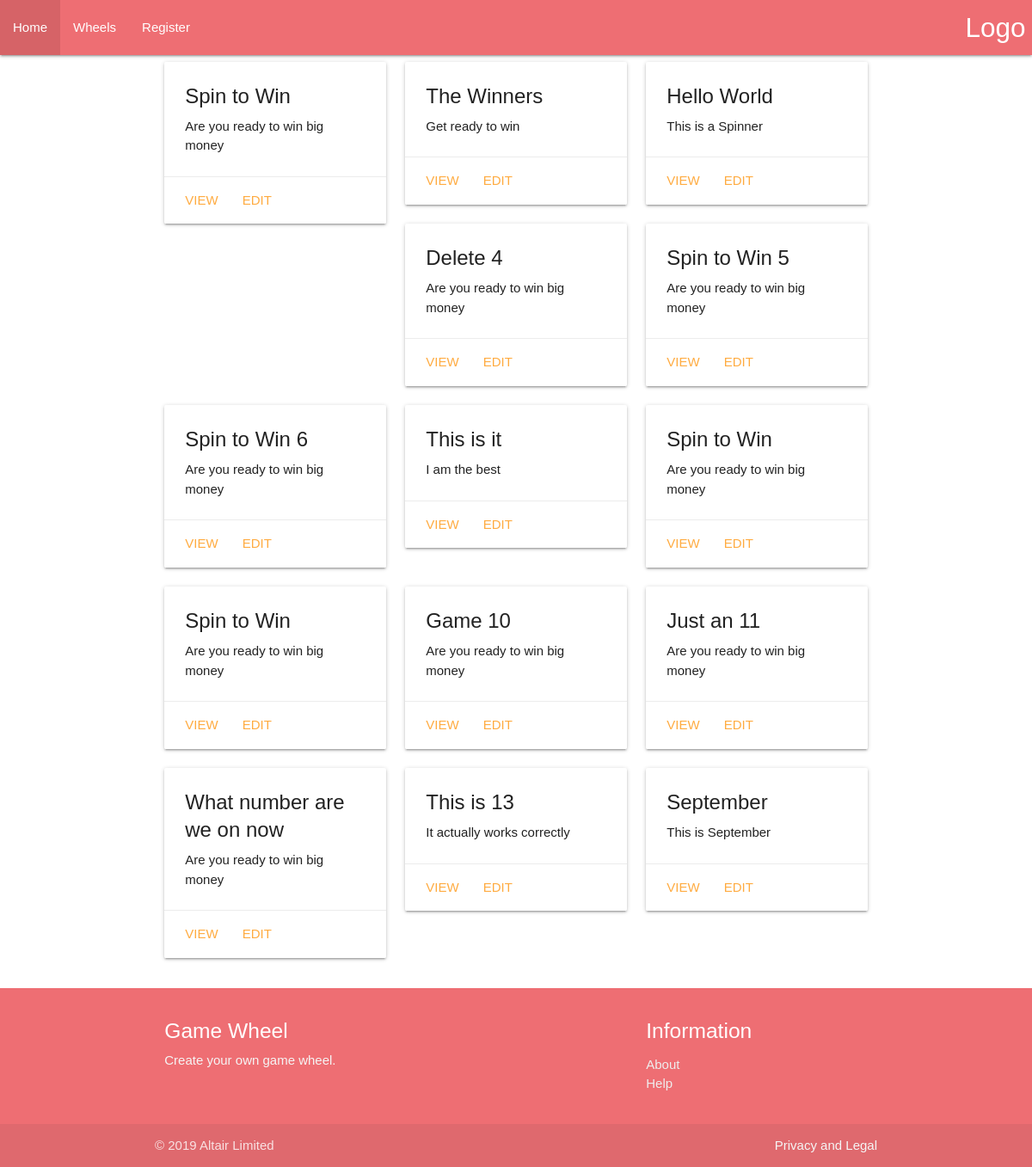
The app's page /wheels/ with its own data.
### main/models.py (models this page shows, shortened)
class Wheel(models.Model):
    name = models.CharField(max_length=100, default='Wheel of Fun')
    description = models.CharField(max_length=400)
    showDescription = models.BooleanField(default=False)
    numSegments = models.IntegerField(default=6)
    innerRadius = models.IntegerField(default=25)
    outerRadius = models.IntegerField(default=125)
    fillStyle = models.CharField(max_length=200, default='text')
    textFontFamily = models.CharField(max_length=200, default='Verdana')
    textFontSize = models.IntegerField(default=24)
    textOrientation = models.CharField(max_length=10, default='vertical') # vertical, horizontal
    textAlignment = models.CharField(max_length=50, default='outer')
    animation = models.ForeignKey(Animation, null=True, on_delete=models.SET_NULL)

### main/views.py (the view)
# urls.py: path('wheels/',views.wheel_list, name="wheel_list"),
def wheel_list(request):
    wheel_list = Wheel.objects.all()
    return render(request, 'main/wheel_list.html', {'wheel_list':wheel_list})

### main/templates/main/wheel_list.html
{% extends "main/header.html" %}
{% block content %}
<div class="row">
{% if wheel_list %}
  {% for wheel in wheel_list %}
    <div class="col s12 m6 l4">
        <div class="card">
          <div class="card-content">
            <span class="card-title">{{wheel.name}}</span>
            <p>{{wheel.description}}</p>
          </div>
          <div class="card-action">
            <a href="{% url 'main:wheeldetail' pk=wheel.pk %}">View</a>
            <a href="{% url 'main:wheeledit' pk=wheel.pk %}">Edit</a>
          </div>
        </div>
      </div>
  {% endfor %}
{% endif %}
</div>
{% endblock %}

### main/static/main/css/wheel.css (style rules this page uses)
body { font-family: arial; }
h1, p { margin: 0; }

### records on screen
Wheel: name "Spin to Win", description "Are you ready to win big money"
Wheel: name "The Winners", description "Get ready to win"
Wheel: name "Hello World", description "This is a Spinner"
Wheel: name "Delete 4", description "Are you ready to win big money"
Wheel: name "Spin to Win 5", description "Are you ready to win big money"
Wheel: name "Spin to Win 6", description "Are you ready to win big money"
Wheel: name "This is it", description "I am the best"
Wheel: name "Spin to Win", description "Are you ready to win big money"
Wheel: name "Spin to Win", description "Are you ready to win big money"
Wheel: name "Game 10", description "Are you ready to win big money"
Wheel: name "Just an 11", description "Are you ready to win big money"
Wheel: name "What number are we on now", description "Are you ready to win big money"
Wheel: name "This is 13", description "It actually works correctly"
Wheel: name "September", description "This is September"
